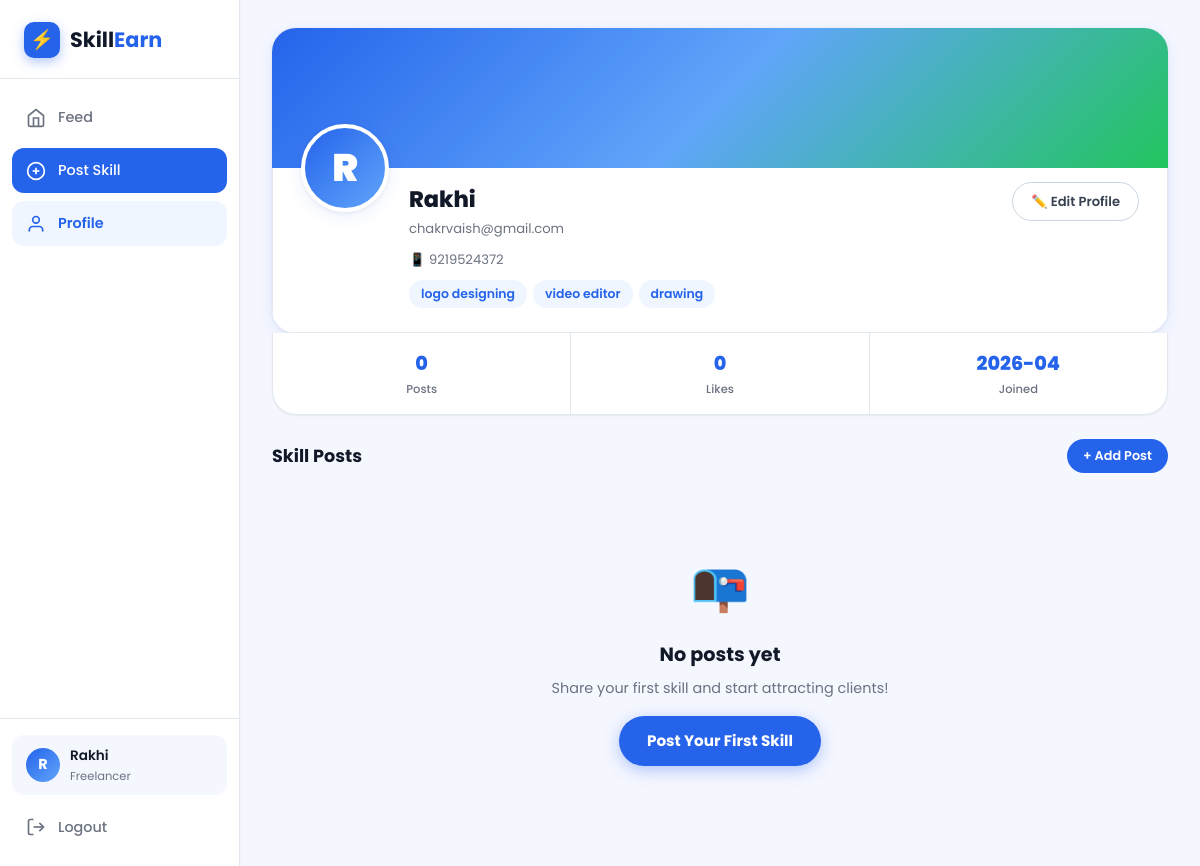
Screenshot of /profile (signed in) with the database file from the repository.
### tables this page shows
CREATE TABLE users (
            id         INTEGER PRIMARY KEY AUTOINCREMENT,
            name       TEXT    NOT NULL,
            email      TEXT    UNIQUE NOT NULL,
            password   TEXT    NOT NULL,
            bio        TEXT    DEFAULT '',
            phone      TEXT    DEFAULT '',
            skills     TEXT    DEFAULT '',
            avatar     TEXT    DEFAULT '',
            created_at TEXT    DEFAULT CURRENT_TIMESTAMP
        );

### app.py (the view)
@app.route('/profile', defaults={'user_id': None})
@app.route('/profile/<int:user_id>')
@login_required
def profile(user_id):
    uid = user_id or session['user_id']
    db  = get_db()
    user  = db.execute('SELECT * FROM users WHERE id=?', (uid,)).fetchone()
    if not user:
        flash('User not found.', 'error')
        db.close()
        return redirect(url_for('feed'))
    posts = db.execute(
        'SELECT * FROM posts WHERE user_id=? ORDER BY created_at DESC', (uid,)
    ).fetchall()
    db.close()
    is_own = (uid == session['user_id'])
    return render_template('profile.html', user=user, posts=posts, is_own_profile=is_own)

### app.py (called while the page is built)
def get_db():
    db = sqlite3.connect('skillearn.db')
    db.row_factory = sqlite3.Row
    return db

def login_required(f):
    @wraps(f)
    def decorated(*args, **kwargs):
        if 'user_id' not in session:
            flash('Please log in to continue.', 'info')
            return redirect(url_for('login'))
        return f(*args, **kwargs)
    return decorated

@app.context_processor
def inject_globals():
    return dict(CATEGORIES=CATEGORIES)

### templates/profile.html (shortened to what this page needs)
{% extends "base.html" %}
{% block content %}
<div class="profile-page">
  <div class="profile-cover-wrap">
    <div class="profile-cover-gradient"></div>
    <div class="profile-top">
      <div class="profile-av-wrap">
        {% if user.avatar %}
        <img src="{{ url_for('static', filename='uploads/' + user.avatar) }}"
             class="profile-av" alt="{{ user.name }}"/>
        {% else %}
        <div class="profile-av profile-av-letter">{{ user.name[0]|upper }}</div>
        {% endif %}
      </div>
      <div class="profile-intro">
        <div class="profile-intro-top">
          <div>
            <h1 class="profile-name">{{ user.name }}</h1>
            <p class="profile-email">{{ user.email }}</p>
          </div>
          {% if is_own_profile %}
          <a href="{{ url_for('edit_profile') }}" class="btn-edit-profile">✏️ Edit Profile</a>
          {% endif %}
        </div>
        {% if user.phone %}
        <p class="profile-phone">📱 {{ user.phone }}</p>
        {% endif %}
        {% if user.skills %}
        <div class="profile-skills">
          {% for s in user.skills.split(',') %}
          {% if s.strip() %}<span class="skill-pill">{{ s.strip() }}</span>{% endif %}
          {% endfor %}
        </div>
        {% endif %}
      </div>
    </div>
  </div>
  <div class="profile-stats-bar">
    <div class="psb-item">
      <strong>{{ posts|length }}</strong>
      <span>Posts</span>
    </div>
    <div class="psb-item">
      <strong>{{ posts | sum(attribute='likes') }}</strong>
      <span>Likes</span>
    </div>
    <div class="psb-item">
      <strong>{{ user.created_at[:7] if user.created_at else '–' }}</strong>
      <span>Joined</span>
    </div>
  </div>
  <div class="profile-posts">
    <div class="pp-header">
      <h2>Skill Posts</h2>
      {% if is_own_profile %}
      <a href="{{ url_for('upload') }}" class="pp-add">+ Add Post</a>
      {% endif %}
    </div>
    {% if posts %}
    <div class="pp-grid">
      {% for post in posts %}
      <div class="pp-card">
        <div class="pp-media">
          {% if post.media_type == 'video' %}
          <video class="pp-img" preload="none"><source src="{{ url_for('static', filename='uploads/' + post.filename) }}"></video>
          <div class="pp-video-icon">▶</div>
          {% else %}
          <img src="{{ url_for('static', filename='uploads/' + post.filename) }}" class="pp-img" loading="lazy" alt="{{ post.caption }}"/>
          {% endif %}
          {% if post.price %}
          <div class="pp-price">₹{{ post.price }}</div>
          {% endif %}
        </div>
        <div class="pp-info">
          {% if post.category %}<span class="pp-cat">{{ post.category }}</span>{% endif %}
          <p class="pp-caption">{{ post.caption[:80] }}{% if post.caption|length > 80 %}…{% endif %}</p>
          <div class="pp-meta">
            <span class="pp-likes">❤️ {{ post.likes }}</span>
            {% if is_own_profile %}
            <form method="POST" action="{{ url_for('delete_post', post_id=post.id) }}"
                  onsubmit="return confirm('Delete this post?')" style="display:inline">
              <button type="submit" class="pp-delete">🗑</button>
            </form>
            {% endif %}
          </div>
        </div>
      </div>
      {% endfor %}
    </div>
    {% else %}
    <div class="empty-state">
      <div class="es-icon">📭</div>
      <h3>No posts yet</h3>
      {% if is_own_profile %}
      <p>Share your first skill and start attracting clients!</p>
      <a href="{{ url_for('upload') }}" class="btn-hero-primary" style="margin-top:16px">Post Your First Skill</a>
      {% else %}
      <p>{{ user.name }} hasn't posted any skills yet.</p>
      {% endif %}
    </div>
    {% endif %}
  </div>
</div>
{% endblock %}

### templates/base.html (shortened to what this page needs)
<!DOCTYPE html>
<html lang="en">
<head>
  <link rel="stylesheet" href="{{ url_for('static', filename='css/style.css') }}"/>
</head>
<body class="{% block body_class %}{% endblock %}">
{% if session.user_id %}
<aside class="sidebar">
  <a href="{{ url_for('feed') }}" class="sidebar-brand">
    <div class="brand-mark">⚡</div>
    <span>Skill<strong>Earn</strong></span>
  </a>
  <nav class="sidebar-nav">
    <a href="{{ url_for('feed') }}" class="sn-link {% if request.endpoint=='feed' %}active{% endif %}">
      <span class="sn-icon">
        <svg viewBox="0 0 24 24" fill="none" stroke="currentColor" stroke-width="2"><path d="M3 9l9-7 9 7v11a2 2 0 01-2 2H5a2 2 0 01-2-2z"/><polyline points="9 22 9 12 15 12 15 22"/></svg>
      </span>
      <span>Feed</span>
    </a>
    <a href="{{ url_for('upload') }}" class="sn-link sn-post {% if request.endpoint=='upload' %}active{% endif %}">
      <span class="sn-icon">
        <svg viewBox="0 0 24 24" fill="none" stroke="currentColor" stroke-width="2"><circle cx="12" cy="12" r="10"/><line x1="12" y1="8" x2="12" y2="16"/><line x1="8" y1="12" x2="16" y2="12"/></svg>
      </span>
      <span>Post Skill</span>
    </a>
    <a href="{{ url_for('profile') }}" class="sn-link {% if request.endpoint=='profile' %}active{% endif %}">
      <span class="sn-icon">
        <svg viewBox="0 0 24 24" fill="none" stroke="currentColor" stroke-width="2"><path d="M20 21v-2a4 4 0 00-4-4H8a4 4 0 00-4 4v2"/><circle cx="12" cy="7" r="4"/></svg>
      </span>
      <span>Profile</span>
    </a>
  </nav>
  <div class="sidebar-bottom">
    <div class="sidebar-user">
      <div class="su-avatar">{{ session.user_name[0]|upper }}</div>
      <div class="su-info">
        <span class="su-name">{{ session.user_name }}</span>
        <small>Freelancer</small>
      </div>
    </div>
    <a href="{{ url_for('logout') }}" class="sn-link sn-logout">
      <span class="sn-icon">
        <svg viewBox="0 0 24 24" fill="none" stroke="currentColor" stroke-width="2"><path d="M9 21H5a2 2 0 01-2-2V5a2 2 0 012-2h4"/><polyline points="16 17 21 12 16 7"/><line x1="21" y1="12" x2="9" y2="12"/></svg>
      </span>
      <span>Logout</span>
    </a>
  </div>
</aside>
{% endif %}
<main class="page-wrap {% if not session.user_id %}page-auth{% endif %}">
  {% block content %}{% endblock %}
</main>
</body>
</html>

### rows the page displays
users: user_name "Rakhi", name "R", name "Rakhi", email "chakrvaish@gmail.com", phone "9219524372", created_at "2026-04"

### other values shown
{{ session.user_name[0]|upper }} "R"
{{ s.strip() }} "logo designing" "video editor" "drawing"
{{ posts|length }} "0"
{{ posts | sum(attribute='likes') }} "0"
